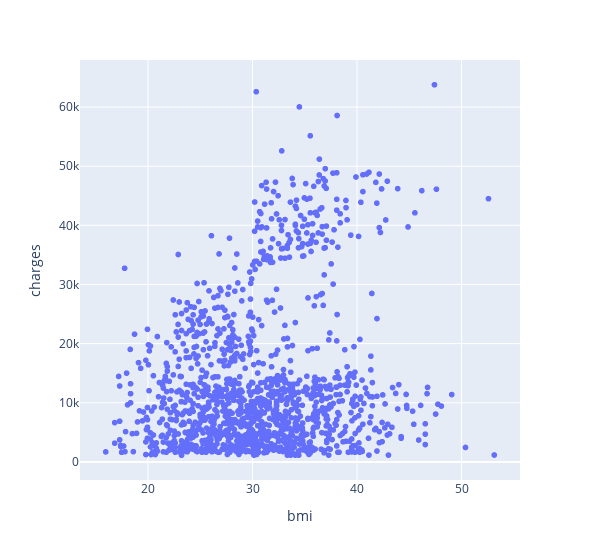

Source (notebook cell):
### Code cell
px.scatter(data_frame=df_X, x = 'bmi', y = 'charges',
           width = 600)

### Figure 1 — Plotly figure (JSON) as saved in the notebook; plotly's stock layout.template omitted (floating-point values rounded to 4 significant figures; data arrays with more than 128 entries replaced by an {"elided": "..."} marker saying what was removed)
{"data": [{"hovertemplate": "bmi=%{x}<br>charges=%{y}<extra></extra>", "legendgroup": "", "marker": {"color": "#636efa", "symbol": "circle"}, "mode": "markers", "name": "", "showlegend": false, "type": "scattergl", "x": {"elided": "1338 float values"}, "xaxis": "x", "y": {"elided": "1338 float values"}, "yaxis": "y"}], "layout": {"legend": {"tracegroupgap": 0}, "margin": {"t": 60}, "width": 600, "xaxis": {"anchor": "y", "domain": [0, 1], "title": {"text": "bmi"}}, "yaxis": {"anchor": "x", "domain": [0, 1], "title": {"text": "charges"}}}}
